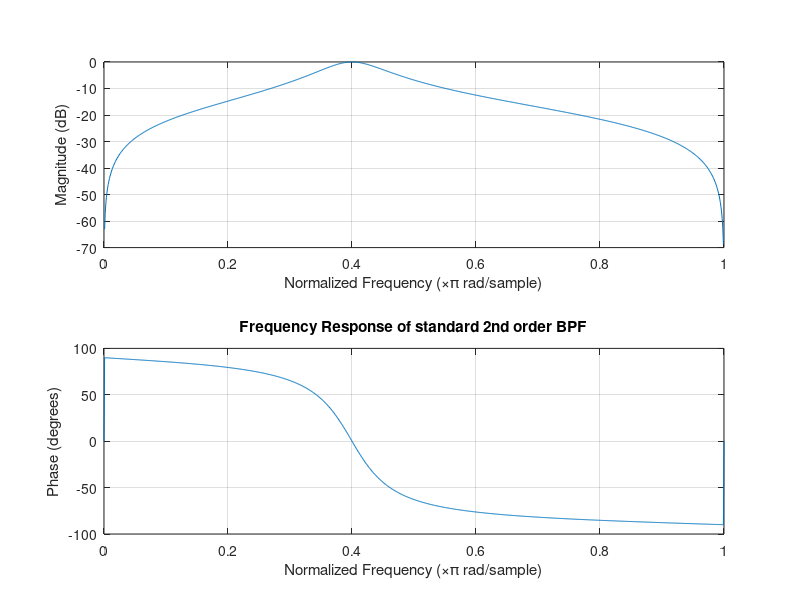
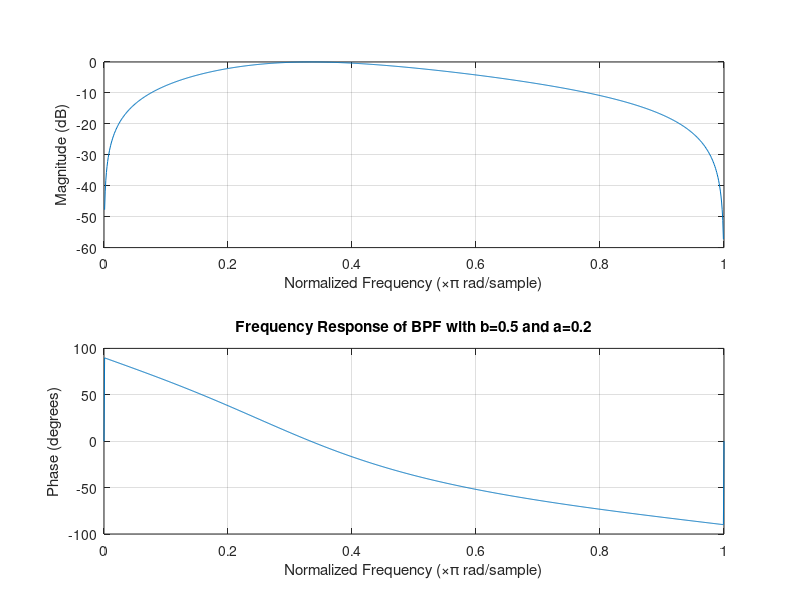
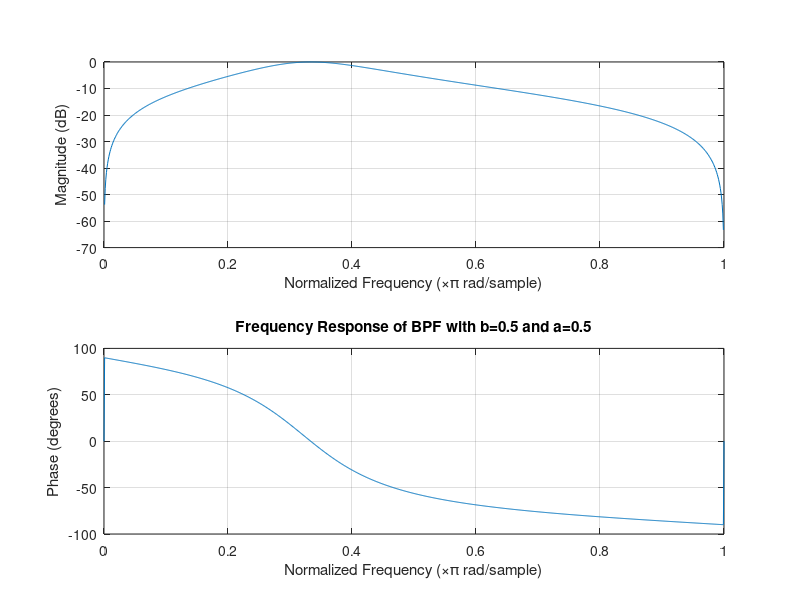
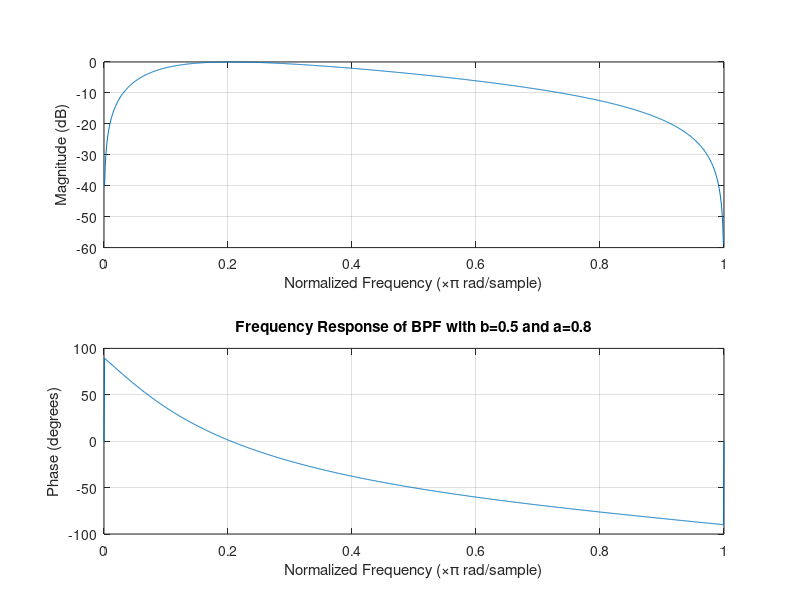

Here is the MATLAB script that generated these plots, in order:
clear all;
close all;
clc;

wc = (0.4)*pi;    %center freq
ts = 1e-3;   %sampling time
N = 1024;

%part 1
band = (0.1)*pi;
p = [cos(band),-2,cos(band)];
r = roots(p);
if r(1)<1
    a = r(1);
else
    a = r(2);
end
b = cos(wc);
num = [1*(1-a),0,-1*(1-a)];
den = [2,-2*b*(a+1),2*a];
bpf = tf(num,den,ts)
figure
freqz(num,den,N);
title('Frequency Response of standard 2nd order BPF');

%for b = 0.5 and a = 0.2
a = 0.2;
b = 0.5;
num = [1*(1-a),0,-1*(1-a)];
den = [2,-2*b*(a+1),2*a];
bpf11 = tf(num,den,ts)
figure
freqz(num,den,N);
title('Frequency Response of BPF with b=0.5 and a=0.2');

%for b = 0.5 and a = 0.5
a = 0.5;
b = 0.5;
num = [1*(1-a),0,-1*(1-a)];
den = [2,-2*b*(a+1),2*a];
bpf12 = tf(num,den,ts)
figure
freqz(num,den,N);
title('Frequency Response of BPF with b=0.5 and a=0.5');

%for b = 0.5 and a = 0.8
a = 0.2;
b = 0.8;
num = [1*(1-a),0,-1*(1-a)];
den = [2,-2*b*(a+1),2*a];
bpf13 = tf(num,den,ts)
figure
freqz(num,den,N);
title('Frequency Response of BPF with b=0.5 and a=0.8');

%for b = 0.1 and a = 0.6
a = 0.6;
b = 0.1;
num = [1*(1-a),0,-1*(1-a)];
den = [2,-2*b*(a+1),2*a];
bpf21 = tf(num,den,ts)
figure
freqz(num,den,N);
title('Frequency Response of BPF with b=0.1 and a=0.6');

%for b = 0.5 and a = 0.6
a = 0.6;
b = 0.5;
num = [1*(1-a),0,-1*(1-a)];
den = [2,-2*b*(a+1),2*a];
bpf22 = tf(num,den,ts)
figure
freqz(num,den,N);
title('Frequency Response of BPF with b=0.5 and a=0.6');

%for b = 0.8 and a = 0.6
a = 0.6;
b = 0.8;
num = [1*(1-a),0,-1*(1-a)];
den = [2,-2*b*(a+1),2*a];
bpf23 = tf(num,den,ts)
figure
freqz(num,den,N);
title('Frequency Response of BPF with b=0.8 and a=0.6');